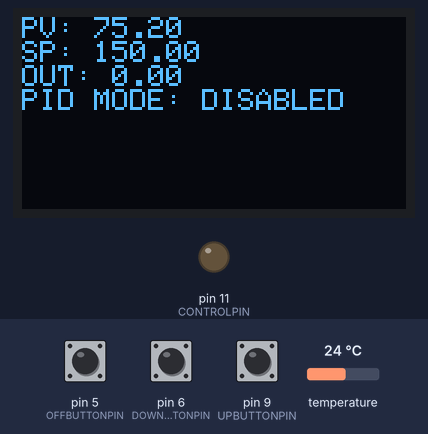
Bench run of a sketch on a simulated Arduino Uno, built with avr-gcc and run on an emulated ATmega328P. Shown: 128×64 one-colour display, output pins drawn as LEDs (lit = HIGH). Inputs (shaded band) come from the test bench; at power-on: pin 5 (OFFBUTTONPIN) HIGH, temperature 24 °C, pin 6 (DOWNBUTTONPIN) HIGH, pin 9 (UPBUTTONPIN) HIGH. What the sketch prints to the serial monitor is not drawn.

Above: at 1.2 s.
1.3 s: pin 5 (OFFBUTTONPIN) pulled LOW for 1 s
At 3.4 s:
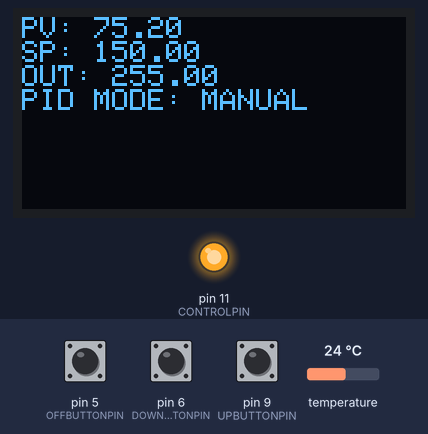
4.0 s: temperature set to 12 °C
At 5.2 s:
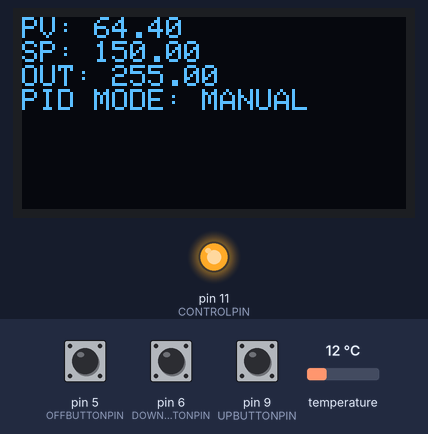
8.1 s: pin 5 (OFFBUTTONPIN) pulled LOW for 0.15 s
At 9.2 s:
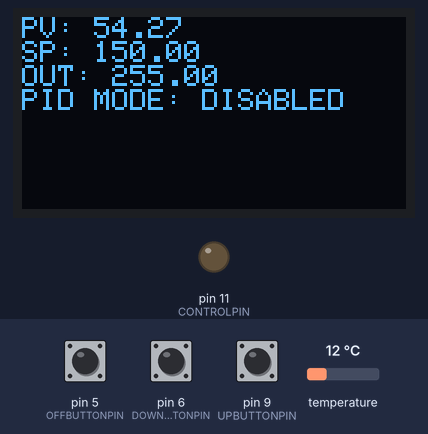
12.4 s: pin 5 (OFFBUTTONPIN) pulled LOW for 0.15 s
At 15.3 s:
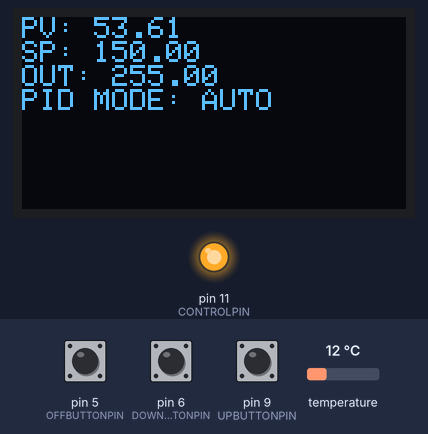
16.7 s: pin 6 (DOWNBUTTONPIN) pulled LOW for 3.2 s
At 20.3 s:
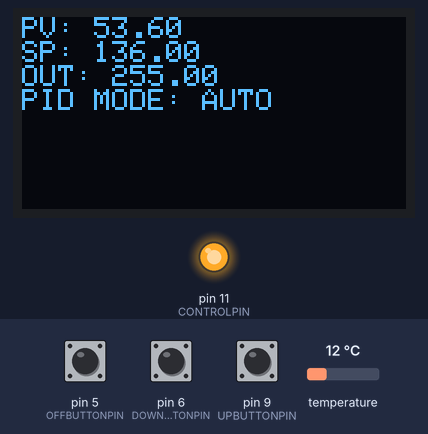
21.4 s: pin 6 (DOWNBUTTONPIN) pulled LOW for 0.15 s
Timing chart, 0 to 24.1 s (numbered marks = the images above; inputs shaded):
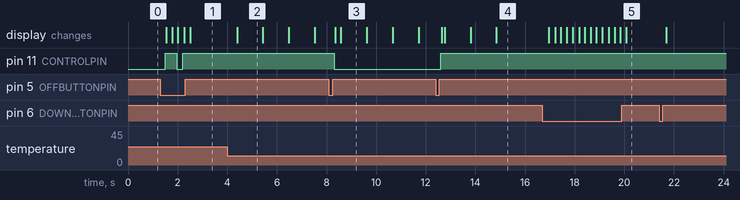

Measured:
- after the input at 1.3 s, pin 11 (CONTROLPIN): LOW → HIGH after 0.21 s, → LOW 0.47 s later, → HIGH 0.23 s later; the display: first changes after 0.24 s (image 1 shows a later state)
- after the input at 4.0 s, the display: changes after 0.40 s (image 2)
- after the input at 8.1 s, pin 11 (CONTROLPIN): HIGH → LOW after 0.21 s; the display: first changes after 0.24 s (image 3 shows a later state)
- after the input at 12.4 s, pin 11 (CONTROLPIN): LOW → HIGH after 0.21 s; the display: first changes after 0.24 s (image 4 shows a later state)
- after the input at 16.7 s, the display: first changes after 0.25 s (image 5 shows a later state)
- what the display in image 2 shows lasts 1.0 s, from 4.4 s to 5.4 s

The sketch:

Heaters.ino
```cpp
#include <OneWire.h>

#include "MegunoLink.h"

#include <PID_v1.h>

//OLED Includes//
#include <Wire.h>
#include <Adafruit_GFX.h>
#include <Adafruit_SSD1306.h>
#define OLED_RESET 4
Adafruit_SSD1306 display(OLED_RESET);

//double setpoint;
//double Input;

const int RELAYTIMER=250;

double pidOutput;  //Pid variables
const double kp=2.5;
const double ki=0.1;
const double kd=20.0;
const int pidSampleTime=25500;

double thermistorRaw=0.0;
double thermistorFilterFactor=0.5;
double thermistorFiltered=0.0;

const int UPBUTTONPIN=9;
const int DOWNBUTTONPIN=6;
const int OFFBUTTONPIN=5;
double temperatureSetpoint=150.0;
const double MAXTEMPERATURE=175;

const int CONTROLPIN=11;

//Timers and Control//

unsigned long buttonPushTime=0;
unsigned long temperatureReadTimer=0;
unsigned long relayTimer=0;
int relayCounter=0;

const int TEMPERATUREREADTIME=1000;
const int DEBOUNCEDELAY=200;
byte pidMode=0;

//Objects//

OneWire  ds(10);

PID temperaturePID(&thermistorFiltered, &pidOutput, &temperatureSetpoint,kp,ki,kd, DIRECT);

TimePlot pidValues;

//Proto Functions//

void relayControl();
void upButton();
void downButton();
void updateDisplay();
float readThermistor();

void setup()
{
    pidValues.SetTitle("PID Values");

    pinMode(UPBUTTONPIN, INPUT_PULLUP);
    pinMode(DOWNBUTTONPIN, INPUT);
    pinMode(OFFBUTTONPIN, INPUT_PULLUP);

    pinMode(CONTROLPIN, OUTPUT);

    thermistorFiltered=readThermistor();

    display.begin(SSD1306_SWITCHCAPVCC, 0x3C);

    Serial.begin(9600);

    temperaturePID.SetSampleTime(pidSampleTime);
}

void loop()
{

    if ((millis()-temperatureReadTimer)>TEMPERATUREREADTIME)
    {
      thermistorRaw=readThermistor();
      if (thermistorRaw != 0.00)
      {
        thermistorFiltered=(thermistorFilterFactor*thermistorRaw)+((1-thermistorFilterFactor)*thermistorFiltered);
        temperatureReadTimer=millis();
        if (thermistorRaw>=MAXTEMPERATURE)
        {
          digitalWrite(CONTROLPIN, 0);
        }
      }
    }

    if(digitalRead(OFFBUTTONPIN)==0)
    {
      delay(DEBOUNCEDELAY);
      pidMode++;
      if (pidMode>2)
      {
        pidMode=0;
      }
      if (pidMode==1)
      {
        temperaturePID.SetMode(AUTOMATIC);
      }
      if (pidMode==2)
      {
        temperaturePID.SetMode(MANUAL);
      }
    }

    if (temperaturePID.Compute())
    {
    pidValues.SendData("Temperature", thermistorFiltered);
    pidValues.SendData("PID Output", pidOutput);
    pidValues.SendData("Setpoint", temperatureSetpoint);
    }

    if (digitalRead(UPBUTTONPIN)==0)
    {
        upButton();
    }

    if (digitalRead(DOWNBUTTONPIN)==0)
    {
        downButton();
    }

    if (pidMode==0)
    {
        digitalWrite(CONTROLPIN, LOW);
    }
    else
    {
       relayControls();
    }

    updateDisplay();
}

void relayControls()
{
   if((millis()-relayTimer)>RELAYTIMER)
   {
    if(relayCounter<=pidOutput)
    {
      if (thermistorFiltered<MAXTEMPERATURE)
      {
        digitalWrite(CONTROLPIN, HIGH);
      }
    }
    else
    {
      digitalWrite(CONTROLPIN, LOW);
    }
    Serial.print("relayCounter: ");
    Serial.println(relayCounter);
    relayCounter++;
    if(relayCounter>255)
    {
      relayCounter=0;
    }
    relayTimer=millis();
   }
}

void upButton()
{
    if (pidMode==1 || pidMode==0)
    {
      delay(DEBOUNCEDELAY);
      temperatureSetpoint++;
    }
    if (pidMode==2)
    {
      delay(DEBOUNCEDELAY);
      pidOutput++;
      if (pidOutput>255)
      {
        pidOutput=255;
      }
    }
}

void downButton()
{
     if (pidMode==1 || pidMode==0)
    {
      delay(DEBOUNCEDELAY);
      temperatureSetpoint--;
    }
    if (pidMode==2)
    {
      delay(DEBOUNCEDELAY);
      pidOutput--;
      if (pidOutput<0)
      {
        pidOutput=0;
      }
    }
}

void updateDisplay()
{
    display.clearDisplay();
    display.setTextSize(1);
    display.setTextColor(WHITE);
    display.setCursor(0,0);
    display.print("PV: ");
    display.print(thermistorFiltered);
    if(thermistorFiltered>=MAXTEMPERATURE||thermistorRaw>=MAXTEMPERATURE)
    {
      display.print("    HIGH");
    }
    display.println();
    display.print("SP: ");
    display.println(temperatureSetpoint);
    display.print("OUT: ");
    display.println(pidOutput);
    display.print("PID MODE: ");
    if (pidMode==0)
    {
      display.print("DISABLED");
    }
    else if (pidMode==1)
    {
      display.print("AUTO");
    }
    else if (pidMode==2)
    {
      display.print("MANUAL");
    }
    display.display();
}

float readThermistor()
{

    byte i;
    byte present = 0;
    byte type_s;
    byte data[12];
    byte addr[8]={0x28, 0x39, 0x66, 0x9, 0x8, 0x0, 0x0, 0x5E};
    float celsius, fahrenheit;
    /*
    if ( !ds.search(addr)) {
      Serial.println("No more addresses.");
      Serial.println();
      ds.reset_search();
      delay(250);
      return 0;
      }

    Serial.print("ROM =");
    for( i = 0; i < 8; i++) {
    Serial.write(' ');
    Serial.print(addr[i], HEX);
    }

    if (OneWire::crc8(addr, 7) != addr[7]) {
      Serial.println("CRC is not valid!");
      return 0;
    }
    Serial.println();
 */
 /*
    // the first ROM byte indicates which chip
    switch (addr[0]) {
    case 0x10:
      Serial.println("  Chip = DS18S20");  // or old DS1820
      type_s = 1;
      break;
    case 0x28:
      Serial.println("  Chip = DS18B20");
      type_s = 0;
      break;
    case 0x22:
      Serial.println("  Chip = DS1822");
      type_s = 0;
      break;
    default:
      Serial.println("Device is not a DS18x20 family device.");
      return 0;
  }
*/
  ds.reset();
  ds.select(addr);
  ds.write(0x44);        // start conversion, with parasite power on at the end

  //delay(1000);     // maybe 750ms is enough, maybe not
  // we might do a ds.depower() here, but the reset will take care of it.

  present = ds.reset();
  ds.select(addr);
  ds.write(0xBE);         // Read Scratchpad

  Serial.print("  Data = ");
  Serial.print(present, HEX);
  Serial.print(" ");
  for ( i = 0; i < 9; i++) {           // we need 9 bytes
    data[i] = ds.read();
    Serial.print(data[i], HEX);
    Serial.print(" ");
  }
  Serial.print(" CRC=");
  Serial.print(OneWire::crc8(data, 8), HEX);
  Serial.println();

  // Convert the data to actual temperature
  // because the result is a 16 bit signed integer, it should
  // be stored to an "int16_t" type, which is always 16 bits
  // even when compiled on a 32 bit processor.
  int16_t raw = (data[1] << 8) | data[0];
  if (type_s) {
    raw = raw << 3; // 9 bit resolution default
    if (data[7] == 0x10) {
      // "count remain" gives full 12 bit resolution
      raw = (raw & 0xFFF0) + 12 - data[6];
    }
  } else {
    byte cfg = (data[4] & 0x60);
    // at lower res, the low bits are undefined, so let's zero them
    if (cfg == 0x00) raw = raw & ~7;  // 9 bit resolution, 93.75 ms
    else if (cfg == 0x20) raw = raw & ~3; // 10 bit res, 187.5 ms
    else if (cfg == 0x40) raw = raw & ~1; // 11 bit res, 375 ms
    //// default is 12 bit resolution, 750 ms conversion time
  }
  celsius = (float)raw / 16.0;
  fahrenheit = celsius * 1.8 + 32.0;
  Serial.print("  Temperature = ");
  Serial.print(celsius);
  Serial.print(" Celsius, ");
  Serial.print(fahrenheit);
  Serial.println(" Fahrenheit");

    return fahrenheit;

}
```
